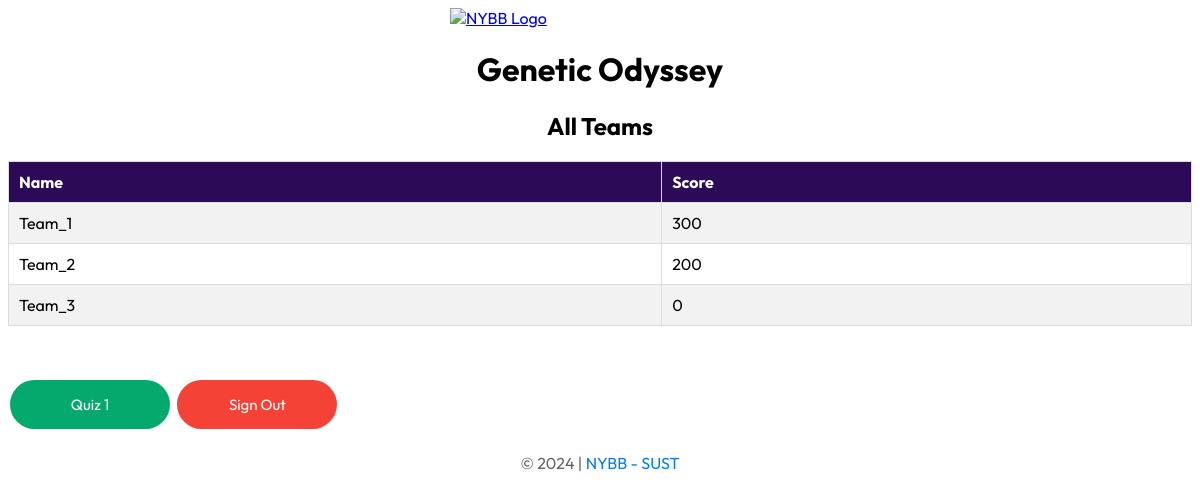
The app's page / (signed in), older data.
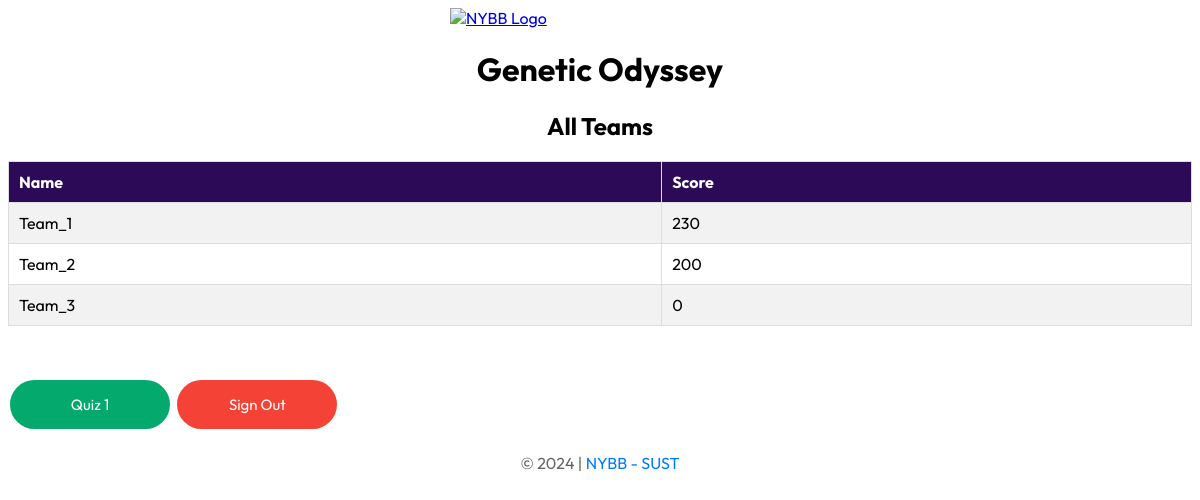
The same page, newer data.
### app/models.py (models this page shows, shortened)
class Team(models.Model):
    name = models.CharField(max_length=20)
    score = models.IntegerField(default=0)
    n_score = models.IntegerField(default=0)
    clue = models.IntegerField(default=5)
    quiz_1_status = models.BooleanField(default=False)
    quiz_2_status = models.BooleanField(default=False)
    quiz_3_status = models.BooleanField(default=False)
    user = models.OneToOneField(User, on_delete=models.CASCADE)

### app/views.py (the view)
# urls.py: path('', views.index, name='index'),
def index(request):
    if request.user.is_authenticated:
        teams = Team.objects.all()
        return render(request, 'index.html', {'teams': teams})
    else:
        return redirect('signin')

### templates/index.html (shortened to what this page needs)
<!DOCTYPE html>
<html lang="en">
<head>
    {% load static %}
    <link rel="stylesheet" href="{% static 'common.css' %}">
    <link rel="stylesheet" href="{% static 'index.css' %}">
</head>
<body>
    <a href="{% url 'index' %}">
        <img src="https://i.ibb.co/7SwXPgX/nybb.jpg" alt="NYBB Logo" class="logo">
    </a>
    <h1>Genetic Odyssey</h1>
    <h2>All Teams</h2>
    <table id="teams">
        <tr>
            <th>Name</th>
            <th>Score</th>
        </tr>
        {% for team in teams %}
            <tr>
                <td>{{ team.name }}</td>
                <td>{{team.score}}</td>
            </tr>
        {% endfor %}
    </table>
    <div class="div-1">
        <a href="{% url 'quiz1' %}" class="button button-green">Quiz 1</a>
        <a href="{% url 'signout' %}" class="button button-red">Sign Out</a>
    </div>
<footer><span>&copy; 2024 | </span> <span><a href="#">NYBB - SUST</a></span></footer>
</body>
</html>

### staticfiles/common.css (style rules this page uses)
* { font-family: "Outfit", sans-serif; font-optical-sizing: auto; font-style: normal; }
.logo { width: 300px; display: block; margin-left: auto; margin-right: auto; }
.button { border: none; color: white; padding: 10px 0px; text-align: center; text-decoration: none; cursor: pointer; width: 100px; border-radius: 25px; }
.button-red { background-color: #f44336; }
.button-green { background-color: #04AA6D; }
footer { margin-top: 20px; text-align: center; color: #666; }
footer a { color: #007bff; text-decoration: none; }

### staticfiles/index.css (style rules this page uses)
* { font-family: "Outfit", sans-serif; font-optical-sizing: auto; font-style: normal; }
h1, h2 { color: black; text-align: center; }
.logo { width: 300px; display: block; margin-left: auto; margin-right: auto; }
#teams { font-family: Arial, Helvetica, sans-serif; border-collapse: collapse; width: 100%; margin-bottom: 50px; }
#teams td, #teams th { border: 1px solid #ddd; padding: 10px; }
#teams tr:nth-child(even) { background-color: #f2f2f2; }
#teams th { padding-top: 10px; padding-bottom: 10px; text-align: left; background-color: #2c0a57; color: white; }
.button { background-color: #04AA6D; border: none; color: white; padding: 15px 30px; text-align: center; text-decoration: none; display: inline-block; font-size: 15px; margin: 4px 2px; cursor: pointer; width: 100px; }
.button-red { background-color: #f44336; }

Row changes from the older to the newer data that the page shows:
changed Team "Team_1": score "300" → "230"
